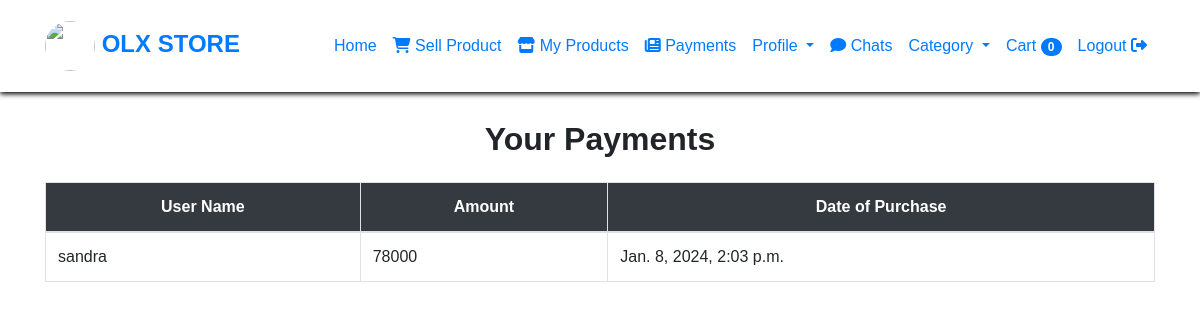
The page /show_user_payment_history (signed in) on the database its author committed.
### olx_management_app/models.py (models this page shows)
class PaymentHistory(models.Model):
    buyer = models.ForeignKey(User, on_delete=models.CASCADE, null=True)
    totalprice = models.IntegerField(null=True)
    update_date = models.DateTimeField(auto_now=True)

### olx_management_app/views.py (the view)
# urls.py: path('show_user_payment_history', views.show_user_payment_history, name='show_user_payment_history'),
@login_required(login_url='index')
def show_user_payment_history(request):
    ca = Category.objects.all()
    Products = Category.objects.all()
    current_user=request.user
    user_products = Addproduct.objects.filter(user=current_user,is_approved=True)
    user_chat_messages = ChatMessageData.objects.filter(is_seen=False).exclude(sender=request.user)
    bk = PaymentHistory.objects.filter(buyer=request.user)
    cart_items = Cart.objects.filter(user=request.user).select_related('Product')
    example_category_dict = {}
    categories = Category.objects.all()
    for category in categories:
        subcategories = SubCategory.objects.filter(cat_name=category)
        subcategory_list = [sub.sub_cat_name for sub in subcategories]
        example_category_dict[category.cat_name] = subcategory_list
    return render(request, 'show_user_payments.html', {'cartitems': cart_items,'bk': Products, 'buk': bk, 'ca': ca, 'user_chat_messages': user_chat_messages, "example_category_dict":example_category_dict})

### templates/show_user_payments.html (shortened to what this page needs)
<!DOCTYPE html>
<html lang="en">
{% load static %}
<head>
    <link rel="stylesheet" href="https://cdn.jsdelivr.net/npm/bootstrap@4.6.2/dist/css/bootstrap.min.css">
    <link rel="stylesheet" href="https://cdnjs.cloudflare.com/ajax/libs/font-awesome/6.4.2/css/all.min.css"
/>
</head>
<body>
<nav class="navbar navbar-expand-lg">
    <div class="container">
        <a class="navbar-brand" href="#"><img src="{% static 'images/giphy.gif' %}" height="50px" width="50px"
                                              class="rounded-circle"> OLX STORE</a>
        <div class="collapse navbar-collapse" id="navbarNav">
            <ul class="navbar-nav ml-auto">
                <li class="nav-item active">
                    <a class="nav-link" href="{% url 'userhome' %}">Home</a>
                </li>
                <li class="nav-item active">
                    <a class="nav-link" href="{% url 'UserAddproducts' %}"> <i class="fa-solid fa-cart-shopping"></i>
                        Sell Product </a>
                </li>
                <li class="nav-item active">
                    <a class="nav-link" href="{% url 'show_user_products' %}"> <i class="fa-solid fa-store"></i>
                        My Products </a>
                </li>
                <li class="nav-item active">
                    <a class="nav-link" href="{% url 'show_user_payment_history' %}"> <i
                            class="fa-solid fa-newspaper"></i>
                        Payments </a>
                </li>
                <li class="nav-item dropdown">
                    <a class="nav-link dropdown-toggle" href="#" id="facilitiesDropdown" role="button"
                       data-toggle="dropdown" aria-haspopup="true" aria-expanded="false">
                        Profile
                    </a>
                </li>
            <li class="nav-item active">
                <a class="nav-link" href="{% url 'show_requestedProduct' %}">
                    <i class="fas fa-comment"></i>
                    Chats
                </a>
            </li>
                <li class="nav-item dropdown">
                    <a class="nav-link dropdown-toggle" href="#" data-toggle="dropdown"> Category </a>
                </li>
                <li class="nav-item">
                    <a class="nav-link" href="{% url 'cart' %}">
                        Cart <span class="badge badge-pill badge-primary">{{ cartitems|length }}</span>
                    </a>
                </li>
                <li class="nav-item active">
                    <a class="nav-link" href="{% url 'logout1' %}">Logout <i class="fa-solid fa-right-from-bracket"></i></a>
                </li>
            </ul>
        </div>
    </div>
</nav>
<div class="container mt-5"><br><br><br>
    <h2 class="mb-4 text-center"><b>Your Payments</b></h2>
    <div class="table-responsive">
        <table class="table table-bordered">
            <thead class="bg-dark text-white text-center">
            <tr>
                <th>User Name</th>
                <th>Amount</th>
                <th>Date of Purchase</th>
            </tr>
            </thead>
            <tbody>
            {% for b in buk %}
            <tr>
                <td>{{b.buyer}}</td>
                <td>{{ b.totalprice }}</td>
                <td>{{ b.update_date }}</td>
            </tr>
            {% endfor %}
            </tbody>
        </table>
    </div>
</div>
</body>
</html>

### templates/show_user_payments.html (style rules this page uses)
body { margin: 0; padding: 0; background-size: cover; background-position: center center; min-height: 100vh; font-family: Helvetica, Verdana, Roboto; }
.navbar { background: rgb(255, 255, 255); box-shadow: 0 2px 5px rgb(0, 0, 0); padding: 1rem; position: absolute; top: 0; width: 100%; z-index: 1; transition: background-color 0.3s ease-in-out; }
.navbar-brand { font-size: 1.5rem; font-weight: bold; }
.navbar-nav .nav-link { font-weight: 500; transition: color 0.3s ease-in-out; }
@media (min-width: 992px) { .navbar { position: fixed; } }

### rows shown on the page
PaymentHistory: buyer "sandra", totalprice "78000", update_date "Jan. 8, 2024, 2:03 p.m."

### other values the page prints
{{ cartitems|length }} "0"
